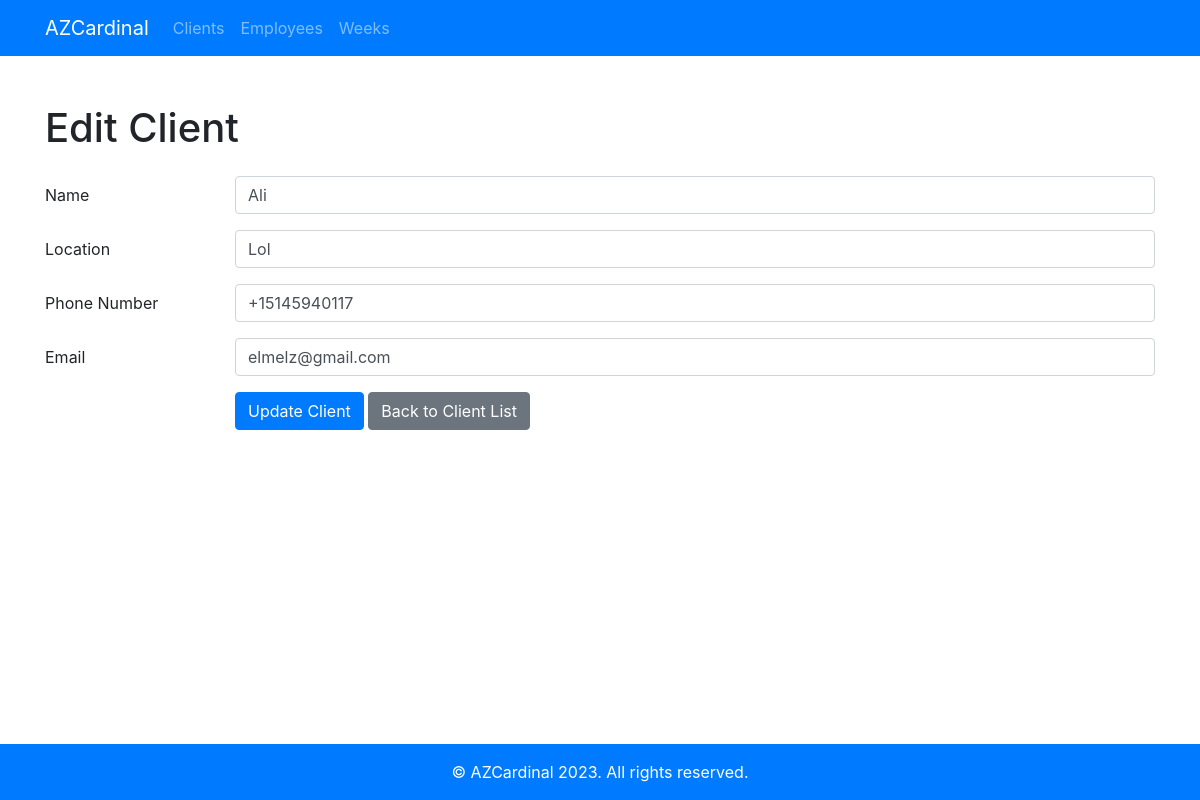
Page /clients/edit/1/ on the earlier database version.
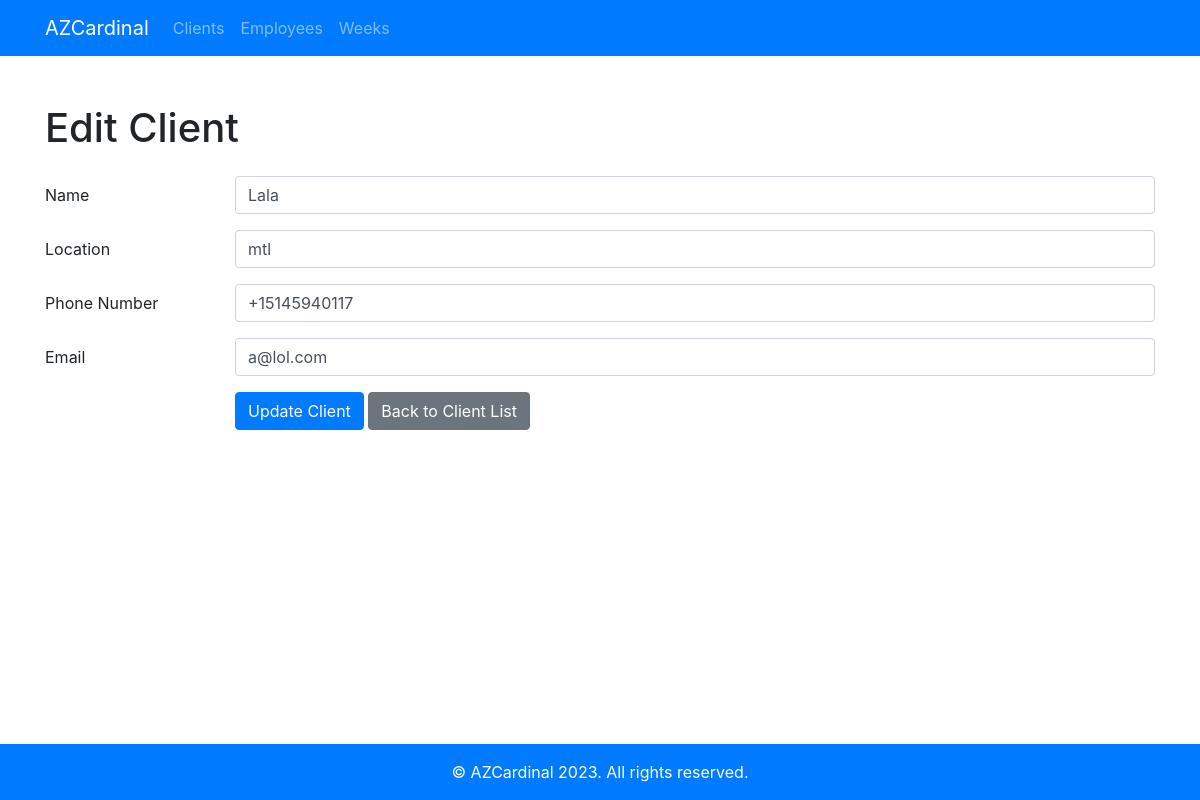
Same page on the later database version.
### clients/models.py (models this page shows, shortened)
class Client(models.Model):
    name = models.CharField(max_length=100)
    phonenumber = PhoneNumberField(blank=True)
    location = models.CharField(max_length=255)
    email = models.EmailField(max_length = 254)
    date_joined = models.DateTimeField(auto_now_add=True)

### clients/views.py (the view)
# urls.py: path('edit/<int:pk>/', views.client_edit, name='client_edit'),
def client_edit(request, pk):
    client = get_object_or_404(Client, pk=pk)
    form = ClientForm(request.POST or None, instance=client)
    if form.is_valid():
        form.save()
        return redirect('clients:client_list')
    return render(request, 'clients/client_form.html', {'form': form})

### clients/forms.py
class ClientForm(forms.ModelForm):
    class Meta:
        model = Client
        fields = ['name', 'phonenumber', 'email', 'location']

### clients/templates/clients/client_form.html (shortened to what this page needs)
{% extends 'clients/base.html' %}
{% load widget_tweaks %}
{% block content %}
    <h1 class="mb-4">{% if form.instance.pk %}Edit{% else %}Add{% endif %} Client</h1>
    <form method="post">
        <div class="form-group row">
            <label for="{{ form.name.auto_id }}" class="col-sm-2 col-form-label">Name</label>
            <div class="col-sm-10">
                {{ form.name|add_class:'form-control' }}
            </div>
        </div>
        <div class="form-group row">
            <label for="{{ form.location.auto_id }}" class="col-sm-2 col-form-label">Location</label>
            <div class="col-sm-10">
                {{ form.location|add_class:'form-control' }}
            </div>
        </div>
        <div class="form-group row">
            <label for="{{ form.phonenumber.auto_id }}" class="col-sm-2 col-form-label">Phone Number</label>
            <div class="col-sm-10">
                {{ form.phonenumber|add_class:'form-control' }}
            </div>
        </div>
        <div class="form-group row">
            <label for="{{ form.email.auto_id }}" class="col-sm-2 col-form-label">Email</label>
            <div class="col-sm-10">
                {{ form.email|add_class:'form-control' }}
            </div>
        </div>
        <div class="form-group row">
            <div class="col-sm-10 offset-sm-2">
                <button type="submit" class="btn btn-primary">{% if form.instance.pk %}Update{% else %}Add{% endif %} Client</button>
                <a href="{% url 'clients:client_list' %}" class="btn btn-secondary">Back to Client List</a>
            </div>
        </div>
    </form>
{% endblock %}

Differences in the rows shown:
changed Client: name "Ali" → "Lala"; location "Lol" → "mtl"; email "elmelz@gmail.com" → "a@lol.com"
